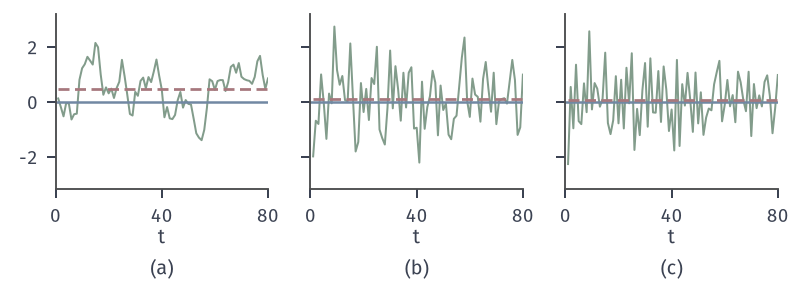

Here is the Python script that generated this plot:
from pathlib import Path
import sys
HERE = Path(__file__).resolve().parent
sys.path.insert(0, str(HERE.parent/"mcerr-common"))
from mcerr_fig import *
# Stationary Gaussian AR(1) chains X(t+1) = rho X(t) + sqrt(1-rho^2) xi with invariant N(0,1), started from N(0,1),
# 80 steps, the same noise sequence (seed 3129) for (a) rho = 0.9, (b) rho = 0, (c) rho = -0.5.
# Green: path; blue: I = E[X] = 0; red: running mean after 80 steps.
T = 80; rng = np.random.default_rng(3129); x0 = rng.standard_normal(); xi = rng.standard_normal(T)
fig, axes = figure(width_mm=112, height_mm=40, ncols=3, sharey=True)
panel(fig, left=.07, right=.98, bottom=.33, top=.95, wspace=.2)
means = {}
for ax, rho in zip(axes, (0.9, 0.0, -0.5)):
    x = x0; X = []
    for t in range(T):
        x = rho*x + math.sqrt(1-rho**2)*xi[t]; X.append(x)
    X = np.array(X); means[rho] = float(X.mean())
    ax.plot(np.arange(1, T+1), X, color=GREEN, lw=.8); ax.axhline(0, color=BLUE, lw=1.0)
    ax.plot([1, T], [X.mean()]*2, color=RED, lw=1.1, ls=DASH)
    ax.set_xlim(0, T); ax.set_ylim(-3.2, 3.2); ax.set_xticks([0, 40, 80]); ax.set_yticks([-2, 0, 2]); axlab(ax, '$t$')
tags(fig, axes)
save(fig, HERE, 'figure', {'means': means})
